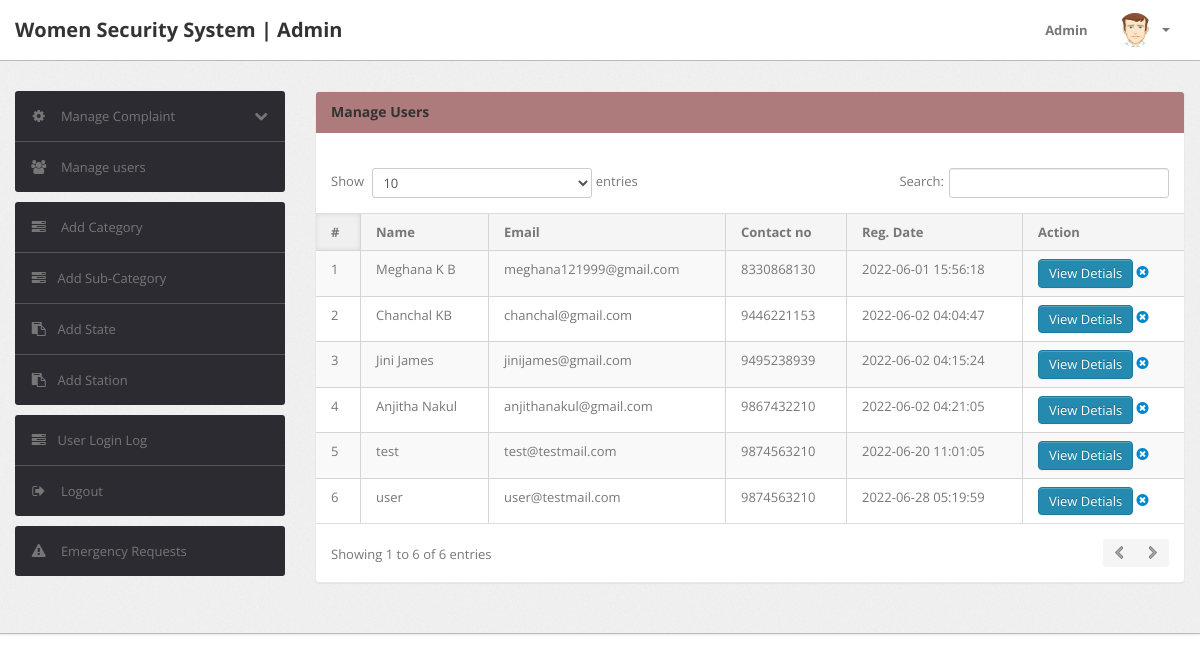
The page /admin/manage-users.php (signed in) on the database its author committed.
### tables this page shows
CREATE TABLE `users` (
  `id` int(11) NOT NULL,
  `fullName` varchar(255) DEFAULT NULL,
  `userEmail` varchar(255) DEFAULT NULL,
  `password` varchar(255) DEFAULT NULL,
  `contactNo` bigint(11) DEFAULT NULL,
  `address` tinytext DEFAULT NULL,
  `State` varchar(255) DEFAULT NULL,
  `country` varchar(255) DEFAULT NULL,
  `pincode` int(6) DEFAULT NULL,
  `userImage` varchar(255) DEFAULT NULL,
  `regDate` timestamp NOT NULL DEFAULT current_timestamp(),
  `updationDate` timestamp NOT NULL DEFAULT current_timestamp(),
  `status` int(1) NOT NULL
);

### admin/manage-users.php (the view, shortened to what this page needs)
<?php
include('include/config.php');
if(strlen($_SESSION['alogin'])==0)
	{
header('location:index.php');
}
else{
?>
<!DOCTYPE html>
<html lang="en">
<head>
	<link type="text/css" href="bootstrap/css/bootstrap.min.css" rel="stylesheet">
	<link type="text/css" href="bootstrap/css/bootstrap-responsive.min.css" rel="stylesheet">
	<link type="text/css" href="css/theme.css" rel="stylesheet">
	<link type="text/css" href="images/icons/css/font-awesome.css" rel="stylesheet">
</head>
<body>
<?php include('include/header.php');?>
	<div class="wrapper">
		<div class="container">
			<div class="row">
<?php include('include/sidebar.php');?>
			<div class="span9">
					<div class="content">
	<div class="module">
							<div class="module-head">
								<h3>Manage Users</h3>
							</div>
							<div class="module-body table">
									<br />
								<table cellpadding="0" cellspacing="0" border="0" class="datatable-1 table table-bordered table-striped	 display" width="100%">
									<thead>
										<tr>
											<th>#</th>
											<th> Name</th>
											<th>Email </th>
											<th>Contact no</th>
											<th>Reg. Date </th>
											<th>Action</th>
										</tr>
									</thead>
									<tbody>
<?php $query=mysqli_query($bd, "select * from users");
$cnt=1;
while($row=mysqli_fetch_array($query))
{
?>
										<tr>
											<td><?php echo htmlentities($cnt);?></td>
											<td><?php echo htmlentities($row['fullName']);?></td>
											<td><?php echo htmlentities($row['userEmail']);?></td>
											<td> <?php echo htmlentities($row['contactNo']);?></td>
											<td><?php echo htmlentities($row['regDate']);?></td>
											<td><a href="javascript:void(0);" onClick="popUpWindow('http://localhost/Women security system/admin/userprofile.php?uid=<?php echo htmlentities($row['id']);?>');" title="Update order">
											 <button type="button" class="btn btn-primary">View Detials</button>
											 <a href="manage-users.php?id=<?php echo $row['id']?>&del=delete" onClick="return confirm('Are you sure you want to delete?')"><i class="icon-remove-sign"></i></a>
											</a></td>
										<?php $cnt=$cnt+1; } ?>
								</table>
							</div>
						</div>
					</div>
				</div>
			</div>
		</div>
	</div>
<?php include('include/footer.php');?>
</body>
<?php } ?>

### rows shown on the page
users: fullName "Meghana K B", userEmail "meghana121999@gmail.com", contactNo "8330868130", regDate "2022-06-01 15:56:18"
users: fullName "Chanchal KB", userEmail "chanchal@gmail.com", contactNo "9446221153", regDate "2022-06-02 04:04:47"
users: fullName "Jini James", userEmail "jinijames@gmail.com", contactNo "9495238939", regDate "2022-06-02 04:15:24"
users: fullName "Anjitha Nakul", userEmail "anjithanakul@gmail.com", contactNo "9867432210", regDate "2022-06-02 04:21:05"
users: fullName "test", userEmail "test@testmail.com", contactNo "9874563210", regDate "2022-06-20 11:01:05"
users: fullName "user", userEmail "user@testmail.com", contactNo "9874563210", regDate "2022-06-28 05:19:59"
